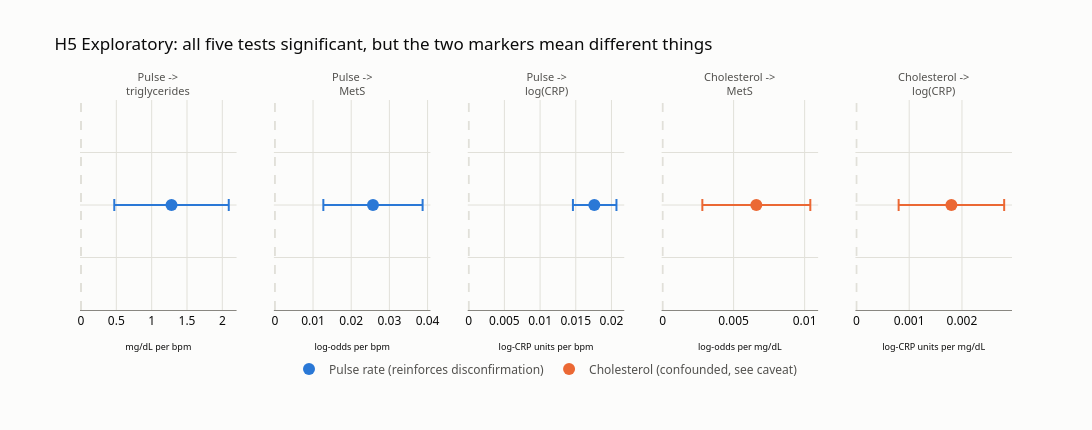

Notebook cell for this chart:
### Markdown cell above
## Chart 4: H5 Exploratory Markers

### Code cell
tests = [
    dict(name='Pulse -><br>triglycerides', coef=1.281, lo=0.471, hi=2.091, marker='pulse', xlabel='mg/dL per bpm'),
    dict(name='Pulse -><br>MetS', coef=0.0257, lo=0.0127, hi=0.0387, marker='pulse', xlabel='log-odds per bpm'),
    dict(name='Pulse -><br>log(CRP)', coef=0.0176, lo=0.0146, hi=0.0207, marker='pulse', xlabel='log-CRP units per bpm'),
    dict(name='Cholesterol -><br>MetS', coef=0.0066, lo=0.0028, hi=0.0104, marker='cholesterol', xlabel='log-odds per mg/dL'),
    dict(name='Cholesterol -><br>log(CRP)', coef=0.0018, lo=0.0008, hi=0.0028, marker='cholesterol', xlabel='log-CRP units per mg/dL'),
]

fig4 = make_subplots(rows=1, cols=5, subplot_titles=[t['name'] for t in tests])

for i, t in enumerate(tests):
    color = blue if t['marker'] == 'pulse' else orange
    fig4.add_trace(go.Scatter(
        x=[t['coef']], y=[0],
        error_x=dict(type='data', symmetric=False, array=[t['hi']-t['coef']], arrayminus=[t['coef']-t['lo']], color=color, thickness=2, width=6),
        mode='markers', marker=dict(color=color, size=12),
        showlegend=False,
        hovertemplate=f"coef={t['coef']:.4f}<br>95% CI [{t['lo']:.4f}, {t['hi']:.4f}]<extra></extra>",
    ), row=1, col=i+1)
    fig4.add_vline(x=0, line_dash='dash', line_color=grid, row=1, col=i+1)
    fig4.update_xaxes(title_text=t['xlabel'], title_font_size=9, row=1, col=i+1, gridcolor=grid, zeroline=False, linecolor=muted)
    fig4.update_yaxes(showticklabels=False, row=1, col=i+1, gridcolor=grid, zeroline=False)

fig4.add_trace(go.Scatter(x=[None], y=[None], mode='markers', marker=dict(color=blue, size=12), name='Pulse rate (reinforces disconfirmation)'))
fig4.add_trace(go.Scatter(x=[None], y=[None], mode='markers', marker=dict(color=orange, size=12), name='Cholesterol (confounded, see caveat)'))

fig4.update_layout(
    title='H5 Exploratory: all five tests significant, but the two markers mean different things',
    plot_bgcolor=surface, paper_bgcolor=surface,
    font=dict(color=ink, family='system-ui, -apple-system, "Segoe UI", sans-serif'),
    legend=dict(font=dict(color=secondary_ink), orientation='h', yanchor='bottom', y=-0.35, xanchor='center', x=0.5),
    height=430, width=1150,
    margin=dict(t=100, b=120),
)
for ann in fig4['layout']['annotations']:
    ann['font'] = dict(color=secondary_ink, size=11)

fig4.show()

### Figure 1 — Plotly figure (JSON) as saved in the notebook; plotly's stock layout.template omitted (floating-point values rounded to 4 significant figures)
{"data": [{"error_x": {"array": [0.81], "arrayminus": [0.81], "color": "#2a78d6", "symmetric": false, "thickness": 2, "type": "data", "width": 6}, "hovertemplate": "coef=1.2810<br>95% CI [0.4710, 2.0910]<extra></extra>", "marker": {"color": "#2a78d6", "size": 12}, "mode": "markers", "showlegend": false, "type": "scatter", "x": [1.281], "xaxis": "x", "y": [0], "yaxis": "y"}, {"error_x": {"array": [0.013], "arrayminus": [0.013], "color": "#2a78d6", "symmetric": false, "thickness": 2, "type": "data", "width": 6}, "hovertemplate": "coef=0.0257<br>95% CI [0.0127, 0.0387]<extra></extra>", "marker": {"color": "#2a78d6", "size": 12}, "mode": "markers", "showlegend": false, "type": "scatter", "x": [0.0257], "xaxis": "x2", "y": [0], "yaxis": "y2"}, {"error_x": {"array": [0.0031], "arrayminus": [0.003], "color": "#2a78d6", "symmetric": false, "thickness": 2, "type": "data", "width": 6}, "hovertemplate": "coef=0.0176<br>95% CI [0.0146, 0.0207]<extra></extra>", "marker": {"color": "#2a78d6", "size": 12}, "mode": "markers", "showlegend": false, "type": "scatter", "x": [0.0176], "xaxis": "x3", "y": [0], "yaxis": "y3"}, {"error_x": {"array": [0.0038], "arrayminus": [0.0038], "color": "#eb6834", "symmetric": false, "thickness": 2, "type": "data", "width": 6}, "hovertemplate": "coef=0.0066<br>95% CI [0.0028, 0.0104]<extra></extra>", "marker": {"color": "#eb6834", "size": 12}, "mode": "markers", "showlegend": false, "type": "scatter", "x": [0.0066], "xaxis": "x4", "y": [0], "yaxis": "y4"}, {"error_x": {"array": [0.001], "arrayminus": [0.001], "color": "#eb6834", "symmetric": false, "thickness": 2, "type": "data", "width": 6}, "hovertemplate": "coef=0.0018<br>95% CI [0.0008, 0.0028]<extra></extra>", "marker": {"color": "#eb6834", "size": 12}, "mode": "markers", "showlegend": false, "type": "scatter", "x": [0.0018], "xaxis": "x5", "y": [0], "yaxis": "y5"}, {"marker": {"color": "#2a78d6", "size": 12}, "mode": "markers", "name": "Pulse rate (reinforces disconfirmation)", "type": "scatter", "x": [null], "y": [null]}, {"marker": {"color": "#eb6834", "size": 12}, "mode": "markers", "name": "Cholesterol (confounded, see caveat)", "type": "scatter", "x": [null], "y": [null]}], "layout": {"annotations": [{"font": {"color": "#52514e", "size": 11}, "showarrow": false, "text": "Pulse -><br>triglycerides", "x": 0.084, "xanchor": "center", "xref": "paper", "y": 1.0, "yanchor": "bottom", "yref": "paper"}, {"font": {"color": "#52514e", "size": 11}, "showarrow": false, "text": "Pulse -><br>MetS", "x": 0.292, "xanchor": "center", "xref": "paper", "y": 1.0, "yanchor": "bottom", "yref": "paper"}, {"font": {"color": "#52514e", "size": 11}, "showarrow": false, "text": "Pulse -><br>log(CRP)", "x": 0.5, "xanchor": "center", "xref": "paper", "y": 1.0, "yanchor": "bottom", "yref": "paper"}, {"font": {"color": "#52514e", "size": 11}, "showarrow": false, "text": "Cholesterol -><br>MetS", "x": 0.708, "xanchor": "center", "xref": "paper", "y": 1.0, "yanchor": "bottom", "yref": "paper"}, {"font": {"color": "#52514e", "size": 11}, "showarrow": false, "text": "Cholesterol -><br>log(CRP)", "x": 0.916, "xanchor": "center", "xref": "paper", "y": 1.0, "yanchor": "bottom", "yref": "paper"}], "font": {"color": "#0b0b0b", "family": "system-ui, -apple-system, \"Segoe UI\", sans-serif"}, "height": 430, "legend": {"font": {"color": "#52514e"}, "orientation": "h", "x": 0.5, "xanchor": "center", "y": -0.35, "yanchor": "bottom"}, "margin": {"b": 120, "t": 100}, "paper_bgcolor": "#fcfcfb", "plot_bgcolor": "#fcfcfb", "shapes": [{"line": {"color": "#e1e0d9", "dash": "dash"}, "type": "line", "x0": 0, "x1": 0, "xref": "x", "y0": 0, "y1": 1, "yref": "y domain"}, {"line": {"color": "#e1e0d9", "dash": "dash"}, "type": "line", "x0": 0, "x1": 0, "xref": "x2", "y0": 0, "y1": 1, "yref": "y2 domain"}, {"line": {"color": "#e1e0d9", "dash": "dash"}, "type": "line", "x0": 0, "x1": 0, "xref": "x3", "y0": 0, "y1": 1, "yref": "y3 domain"}, {"line": {"color": "#e1e0d9", "dash": "dash"}, "type": "line", "x0": 0, "x1": 0, "xref": "x4", "y0": 0, "y1": 1, "yref": "y4 domain"}, {"line": {"color": "#e1e0d9", "dash": "dash"}, "type": "line", "x0": 0, "x1": 0, "xref": "x5", "y0": 0, "y1": 1, "yref": "y5 domain"}], "title": {"text": "H5 Exploratory: all five tests significant, but the two markers mean different things"}, "width": 1150, "xaxis": {"anchor": "y", "domain": [0.0, 0.168], "gridcolor": "#e1e0d9", "linecolor": "#898781", "title": {"font": {"size": 9}, "text": "mg/dL per bpm"}, "zeroline": false}, "xaxis2": {"anchor": "y2", "domain": [0.208, 0.376], "gridcolor": "#e1e0d9", "linecolor": "#898781", "title": {"font": {"size": 9}, "text": "log-odds per bpm"}, "zeroline": false}, "xaxis3": {"anchor": "y3", "domain": [0.416, 0.584], "gridcolor": "#e1e0d9", "linecolor": "#898781", "title": {"font": {"size": 9}, "text": "log-CRP units per bpm"}, "zeroline": false}, "xaxis4": {"anchor": "y4", "domain": [0.624, 0.792], "gridcolor": "#e1e0d9", "linecolor": "#898781", "title": {"font": {"size": 9}, "text": "log-odds per mg/dL"}, "zeroline": false}, "xaxis5": {"anchor": "y5", "domain": [0.832, 1.0], "gridcolor": "#e1e0d9", "linecolor": "#898781", "title": {"font": {"size": 9}, "text": "log-CRP units per mg/dL"}, "zeroline": false}, "yaxis": {"anchor": "x", "domain": [0.0, 1.0], "gridcolor": "#e1e0d9", "showticklabels": false, "zeroline": false}, "yaxis2": {"anchor": "x2", "domain": [0.0, 1.0], "gridcolor": "#e1e0d9", "showticklabels": false, "zeroline": false}, "yaxis3": {"anchor": "x3", "domain": [0.0, 1.0], "gridcolor": "#e1e0d9", "showticklabels": false, "zeroline": false}, "yaxis4": {"anchor": "x4", "domain": [0.0, 1.0], "gridcolor": "#e1e0d9", "showticklabels": false, "zeroline": false}, "yaxis5": {"anchor": "x5", "domain": [0.0, 1.0], "gridcolor": "#e1e0d9", "showticklabels": false, "zeroline": false}}}
